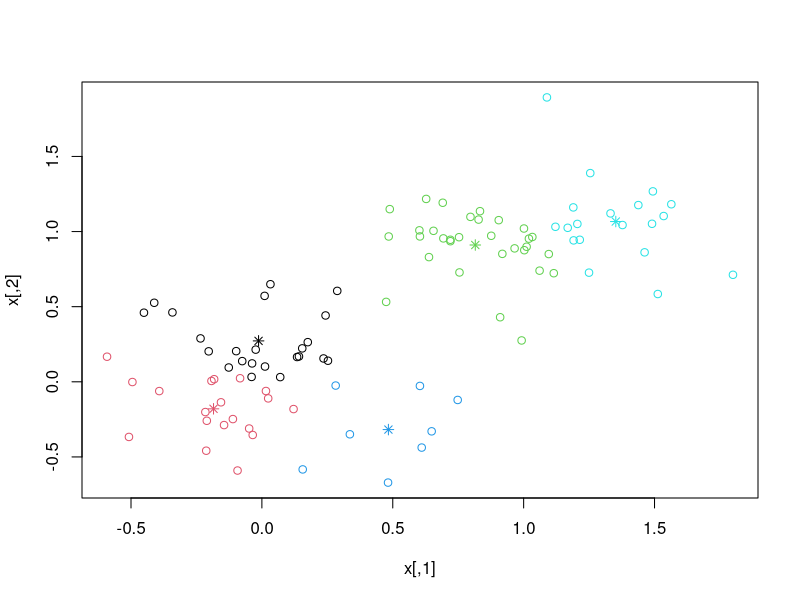

This chart was generated by the following R code:
library(graphics)
x<- rbind(matrix(rnorm(100, sd = 0.3) , ncol = 2),
         + matrix(rnorm(100, mean= 1, sd = 0.3) , ncol = 2))
colnames(x) < c("x" , "y")
## random starts do help here with too many clusters
(cl <- kmeans(x, 5, nstart = 25))
plot(x, col = cl$cluster)
points(cl$centers, col = 1:5, pch = 8)
